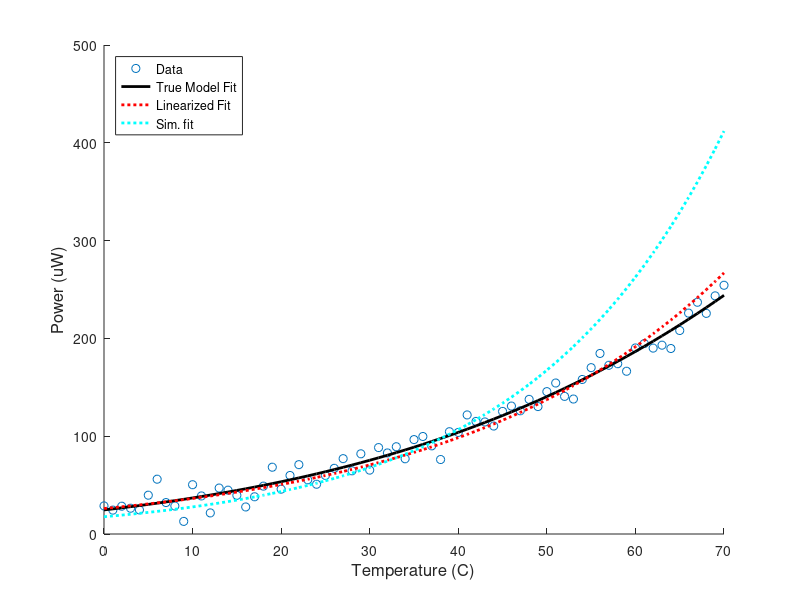

Source code (MATLAB):
%% Housekeeping
clc; close all; clear all;

%% Tech. params ( 130 / 90 / 65 / 45 nm )
tech_names = {'130nm','90nm','65nm','45nm'};
A_array = [1.0 1.26 1.76 2.52];
B_array = [2605.5 2400 2300 2100];
Igl_array = [0 0.2 0.6 1];
Vdd_array = [1.8 1.8 1.8 1.8];

% select a technology
tech = 2;
A = A_array(tech);
B = B_array(tech);
Igl = Igl_array(tech);
Vdd = Vdd_array(tech);

noise_variance = 10; %uW

%% Play data
T_array = (0:70); %k
for i=1:length(T_array)
    T = T_array(i)+273;
    Ps_array(i) = 0;
    while Ps_array(i) <= 0
        Ps_array(i) = Vdd*(A*T^2*exp(-B/T) + Igl) + ...
            randn()*noise_variance;
    end
end


%% Plot data
scatter(T_array, Ps_array);
hold on;

%% Model attempt #1: true exponential fit
F = @(c,t)1.8*( c(1).*(t+273).*(t+273).*exp(-c(2)./(t+273)) + c(3) );
c0 = [1 2000 0];
[c,resnorm,~,exitflag,output] = lsqcurvefit(F,c0,T_array,Ps_array);

plot(T_array, F(c,T_array),'k','LineWidth',2);

%% Model attempt #2: approximate linearization and least squares
p = polyfit(T_array, log(Ps_array), 1);
plot(T_array, exp(polyval(p,T_array)),':r','LineWidth',2);

%% Plot VaRTOS estimated Ps curve
p = [0.045 2.871];
plot(T_array, exp(polyval(p,T_array)),':c','LineWidth',2);

%% Legend
legend('Data','True Model Fit','Linearized Fit','Sim. fit','Location','NorthWest');
xlabel('Temperature (C)','FontSize',12);
ylabel('Power (uW)','FontSize',12);

%% Testing linearity
%figure();
%scatter(T_array-273,log(Ps_array),'b');
hold on;
T0 = 20+273;
P0 = Vdd*(A*T0^2*exp(-B/T0) + Igl);

P_taylor = zeros(1,length(T_array));

for i = 1:length(T_array);
    T = T_array(i);
    dT = T-T0;
    scalar = ( 2*A*T0*exp(-B/T0) + B*A*exp(-B/T) )/( A*T0^2*exp(-B/T)+Igl );
    P_taylor(i) = P0 + scalar*dT;
    
end

%plot(T_array-273, P_taylor);


%% Testing linearity
%figure();
%scatter(T_array-273,log(Ps_array),'b');
hold on;

P_taylor = zeros(1,length(T_array));
for i = 1:length(T_array);
    T = T_array(i);
    
    sum = 0;
    for k = 0:25
        sum = sum + ((-B/T)^k)/factorial(k);
    end
    
    P_taylor(i) = log( Vdd*(Igl + A*T^2*sum) );
    
end

%plot(T_array-273, P_taylor);


% TAKES k >= 25 before it is a good approx! wow!




